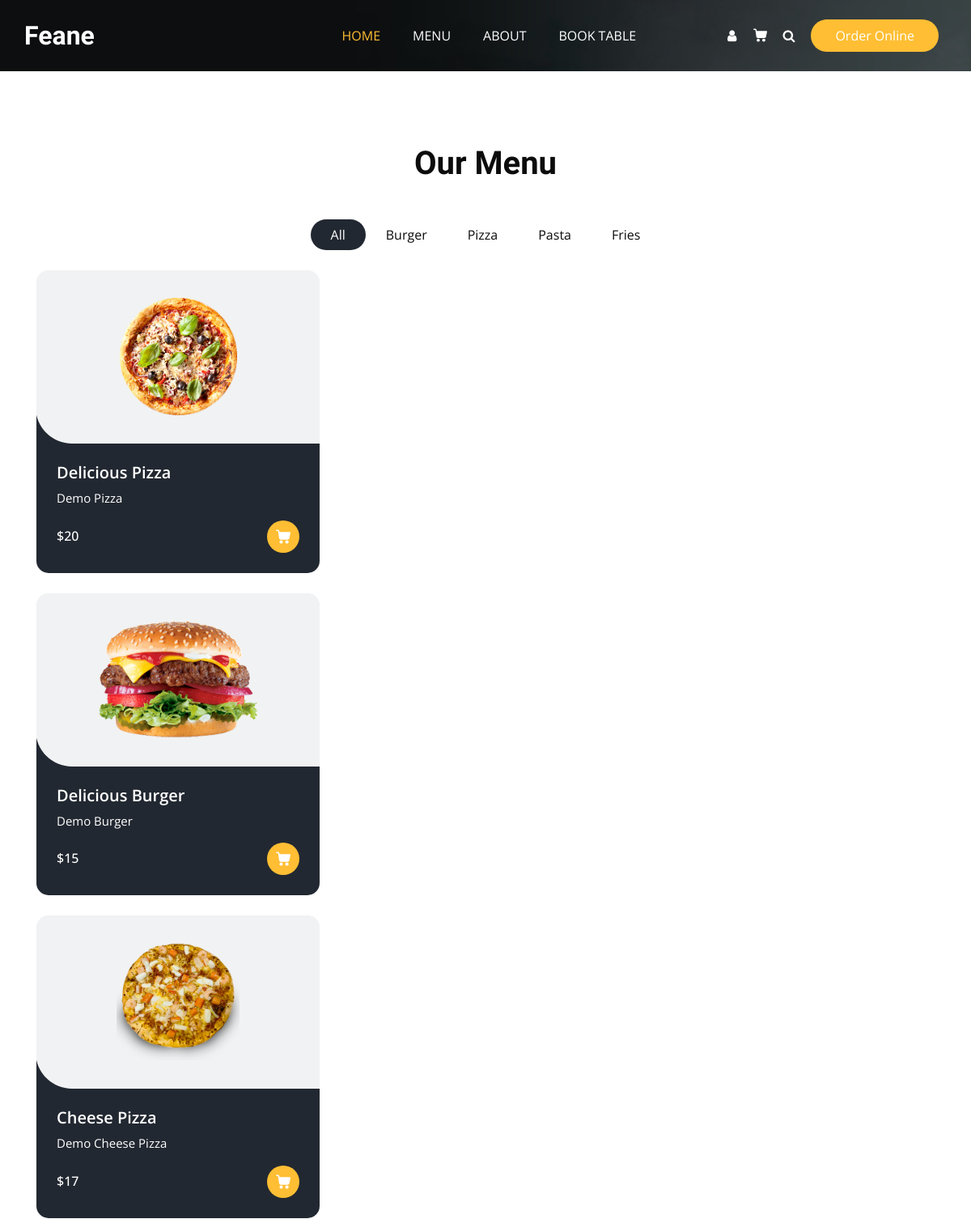
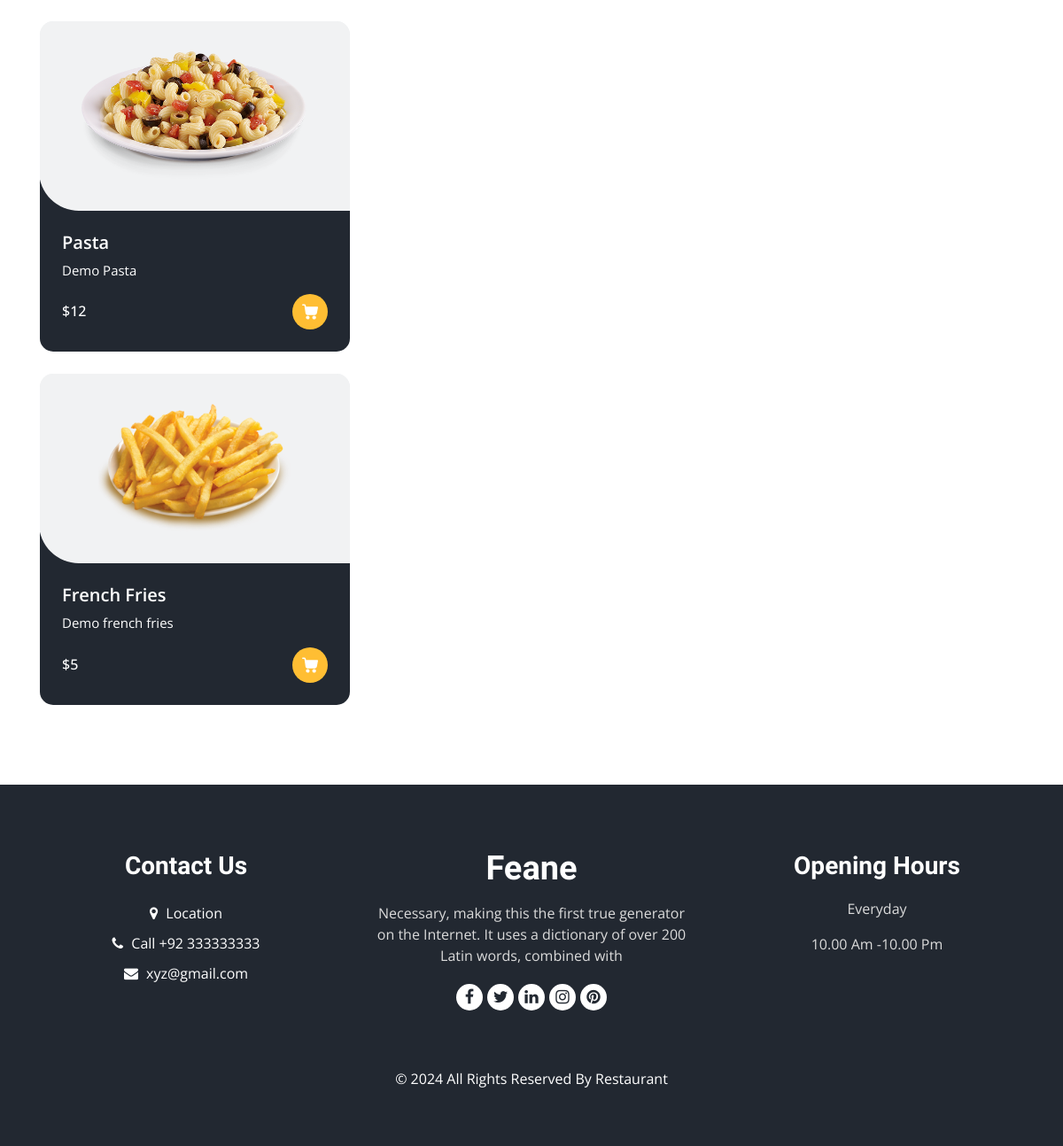
The page /menu on the database its author committed (2 pictures, top to bottom).
### resturant/models.py (models this page shows)
class menu_items(models.Model):
       name = models.CharField(max_length=50, blank=False)
       price = models.IntegerField()
       choices = {
              'Burger':'Burger',
              'Pizza':'Pizza',
              'Pasta':'Pasta',
              'Fries':'Fries'
       }
       category = models.CharField(max_length=10, blank=True, null=True, choices=choices)
       is_avalaible = models.BooleanField(default=True)
       description = models.TextField(max_length=300)
       image = models.ImageField(upload_to='images/menu_items_images', blank=True)

### resturant/views.py (the view)
# urls.py: path('menu', views.menu, name='menu'),
def menu(request):
       items = menu_items.objects.all()
       return render(request, 'menu.html', {
              'site_details':site_details,
              'items':items,
       })

### templates/menu.html (shortened to what this page needs)
{% extends 'base.html' %}
{% load static %}
{% block content %}
</div>
<body class="sub_page">
</body>
  <section class="food_section layout_padding">
    <div class="container">
      <div class="heading_container heading_center">
        <h2>
          Our Menu
        </h2>
      </div>
      <ul class="filters_menu">
        <li class="active" data-filter="*">All</li>
        <li data-filter=".burger">Burger</li>
        <li data-filter=".pizza">Pizza</li>
        <li data-filter=".pasta">Pasta</li>
        <li data-filter=".fries">Fries</li>
      </ul>
      <div class="filters-content">
        <div class="column grid">
          {% for item in items %}
          <div class="col-sm-6 col-lg-4 all pizza">
            <div class="box">
              <div>
                <div class="img-box">
                  <img src="{{ item.image.url }}" alt="">
                </div>
                <div class="detail-box">
                  <h5>
                    {{ item.name }}
                  </h5>
                  <p>
                   {{ item.description }}
                  </p>
                  <div class="options">
                    <h6>
                      ${{item.price}}
                    </h6>
                    <a href="">
                    </a>
                  </div>
                </div>
              </div>
            </div>
          </div>
          {% endfor %}
        </div>
      </div>
    </div>
  </section>
{% endblock %}

### templates/base.html (shortened to what this page needs)
{% load static %}
<!DOCTYPE html>
<html>
<head>
  <link rel="stylesheet" type="text/css" href="{% static 'css/bootstrap.css' %}" />
  <link rel="stylesheet" type="text/css" href="https://cdnjs.cloudflare.com/ajax/libs/OwlCarousel2/2.3.4/assets/owl.carousel.min.css" />
  <link rel="stylesheet" href="https://cdnjs.cloudflare.com/ajax/libs/jquery-nice-select/1.1.0/css/nice-select.min.css" />
  <link href="{% static 'css/font-awesome.min.css' %}" rel="stylesheet" />
  <link href="{% static 'css/style.css' %}" rel="stylesheet" />
  <link href="{% static 'css/responsive.css' %}" rel="stylesheet" />
</head>
<body>
  <div class="hero_area">
    <div class="bg-box">
      <img src="{% static 'images/hero-bg.jpg' %}" alt="">
    </div>
    <header class="header_section">
      <div class="container">
        <nav class="navbar navbar-expand-lg custom_nav-container ">
          <a class="navbar-brand" href="index.html">
            <span>
              Feane
            </span>
          </a>
          <div class="collapse navbar-collapse" id="navbarSupportedContent">
            <ul class="navbar-nav  mx-auto ">
              <li class="nav-item active">
                <a class="nav-link" href="/">Home <span class="sr-only">(current)</span></a>
              </li>
              <li class="nav-item">
                <a class="nav-link" href="{% url 'menu' %}">Menu</a>
              </li>
              <li class="nav-item">
                <a class="nav-link" href="{% url 'about' %}">About</a>
              </li>
              <li class="nav-item">
                <a class="nav-link" href="{% url 'book' %}">Book Table</a>
              </li>
            </ul>
            <div class="user_option">
              <a href="" class="user_link">
                <i class="fa fa-user" aria-hidden="true"></i>
              </a>
              <a class="cart_link" href="#">
              </a>
              <form class="form-inline">
                <button class="btn  my-2 my-sm-0 nav_search-btn" type="submit">
                  <i class="fa fa-search" aria-hidden="true"></i>
                </button>
              </form>
              <a href="{% url 'menu' %}" class="order_online">
                Order Online
              </a>
            </div>
          </div>
        </nav>
      </div>
    </header>
    {% block content %}
    {% endblock %}
  <footer class="footer_section">
    <div class="container">
      <div class="row">
        <div class="col-md-4 footer-col">
          <div class="footer_contact">
            <h4>
              Contact Us
            </h4>
            <div class="contact_link_box">
              <a href="">
                <i class="fa fa-map-marker" aria-hidden="true"></i>
                <span>
                  Location
                </span>
              </a>
              <a href="">
                <i class="fa fa-phone" aria-hidden="true"></i>
                <span>
                  Call {{site_details.phone}}
                </span>
              </a>
              <a href="">
                <i class="fa fa-envelope" aria-hidden="true"></i>
                <span>
                  {{site_details.email}}
                </span>
              </a>
            </div>
          </div>
        </div>
        <div class="col-md-4 footer-col">
          <div class="footer_detail">
            <a href="" class="footer-logo">
              Feane
            </a>
            <p>
              Necessary, making this the first true generator on the Internet. It uses a dictionary of over 200 Latin words, combined with
            </p>
            <div class="footer_social">
              <a href="">
                <i class="fa fa-facebook" aria-hidden="true"></i>
              </a>
              <a href="">
                <i class="fa fa-twitter" aria-hidden="true"></i>
              </a>
              <a href="">
                <i class="fa fa-linkedin" aria-hidden="true"></i>
              </a>
              <a href="">
                <i class="fa fa-instagram" aria-hidden="true"></i>
              </a>
              <a href="">
                <i class="fa fa-pinterest" aria-hidden="true"></i>
              </a>
            </div>
          </div>
        </div>
        <div class="col-md-4 footer-col">
          <h4>
            Opening Hours
          </h4>
          <p>
            Everyday
          </p>
          <p>
            10.00 Am -10.00 Pm
          </p>
        </div>
      </div>
      <div class="footer-info">
        <p>
          &copy; <span id="displayYear"></span> All Rights Reserved By
          <a href="https://html.design/">{{site_details.name}}</a><br><br>
        </p>
      </div>
    </div>
  </footer>
</body>
</html>

### static/css/responsive.css (style rules this page uses)
@media (min-width: 1200px) { .container { max-width: 1170px; } }

### rows shown on the page
menu_items: image (picture), name "Delicious Pizza", description "Demo Pizza", price "20"
menu_items: image (picture), name "Delicious Burger", description "Demo Burger", price "15"
menu_items: image (picture), name "Cheese Pizza", description "Demo Cheese Pizza", price "17"
menu_items: image (picture), name "Pasta", description "Demo Pasta", price "12"
menu_items: image (picture), name "French Fries", description "Demo french fries", price "5"

### other values the page prints
{{ site_details.phone }} "+92 333333333"
{{ site_details.email }} "xyz@gmail.com"
{{ site_details.name }} "Restaurant"
